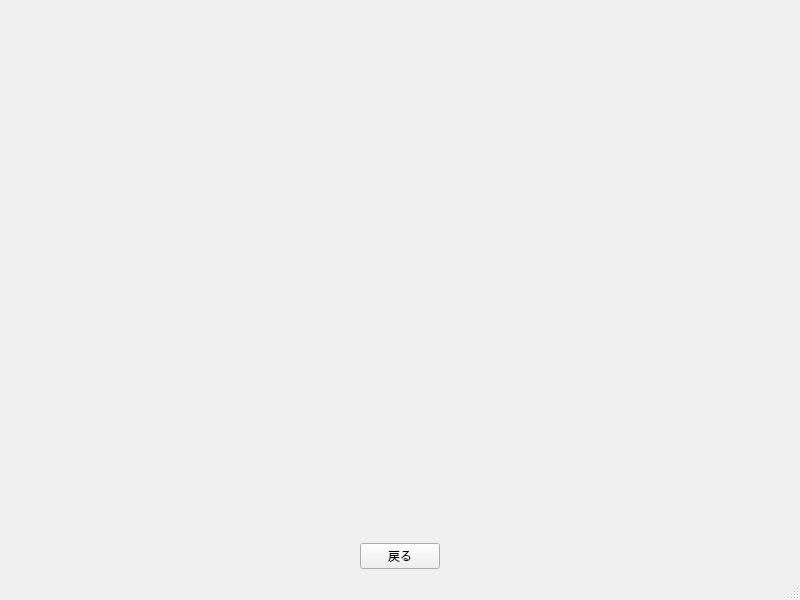
<?xml version="1.0" encoding="UTF-8"?>
<ui version="4.0">
 <class>ANTWindow</class>
 <widget class="QMainWindow" name="ANTWindow">
  <property name="geometry">
   <rect>
    <x>0</x>
    <y>0</y>
    <width>800</width>
    <height>600</height>
   </rect>
  </property>
  <property name="windowTitle">
   <string>MainWindow</string>
  </property>
  <widget class="QWidget" name="centralwidget">
   <layout class="QGridLayout" name="gridLayout">
    <item row="0" column="0">
     <widget class="QLabel" name="label_pic">
      <property name="text">
       <string/>
      </property>
     </widget>
    </item>
    <item row="1" column="0">
     <widget class="QPushButton" name="pushButton_quit">
      <property name="sizePolicy">
       <sizepolicy hsizetype="Fixed" vsizetype="Fixed">
        <horstretch>0</horstretch>
        <verstretch>0</verstretch>
       </sizepolicy>
      </property>
      <property name="text">
       <string>戻る</string>
      </property>
     </widget>
    </item>
   </layout>
  </widget>
  <widget class="QMenuBar" name="menubar">
   <property name="geometry">
    <rect>
     <x>0</x>
     <y>0</y>
     <width>800</width>
     <height>26</height>
    </rect>
   </property>
  </widget>
  <widget class="QStatusBar" name="statusbar"/>
 </widget>
 <resources/>
 <connections/>
</ui>
